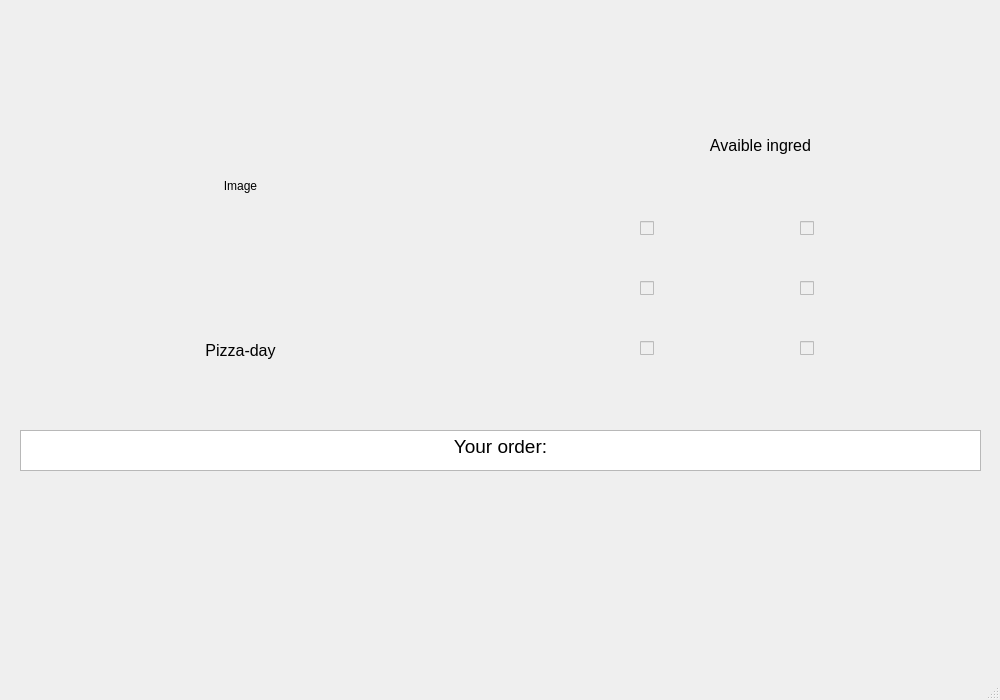
<?xml version="1.0" encoding="UTF-8"?>
<ui version="4.0">
 <class>MainWindow</class>
 <widget class="QMainWindow" name="MainWindow">
  <property name="geometry">
   <rect>
    <x>0</x>
    <y>0</y>
    <width>1000</width>
    <height>700</height>
   </rect>
  </property>
  <property name="windowTitle">
   <string>MainWindow</string>
  </property>
  <widget class="QWidget" name="centralwidget">
   <widget class="QLabel" name="label">
    <property name="geometry">
     <rect>
      <x>110</x>
      <y>60</y>
      <width>261</width>
      <height>251</height>
     </rect>
    </property>
    <property name="text">
     <string>Image</string>
    </property>
    <property name="alignment">
     <set>Qt::AlignCenter</set>
    </property>
   </widget>
   <widget class="QLabel" name="label_2">
    <property name="geometry">
     <rect>
      <x>150</x>
      <y>330</y>
      <width>181</width>
      <height>41</height>
     </rect>
    </property>
    <property name="font">
     <font>
      <pointsize>12</pointsize>
     </font>
    </property>
    <property name="text">
     <string>Pizza-day</string>
    </property>
    <property name="alignment">
     <set>Qt::AlignCenter</set>
    </property>
    <property name="wordWrap">
     <bool>true</bool>
    </property>
   </widget>
   <widget class="QLabel" name="label_3">
    <property name="geometry">
     <rect>
      <x>580</x>
      <y>110</y>
      <width>361</width>
      <height>71</height>
     </rect>
    </property>
    <property name="font">
     <font>
      <pointsize>12</pointsize>
     </font>
    </property>
    <property name="text">
     <string>Avaible ingred</string>
    </property>
    <property name="alignment">
     <set>Qt::AlignCenter</set>
    </property>
    <property name="wordWrap">
     <bool>true</bool>
    </property>
   </widget>
   <widget class="QLabel" name="label_4">
    <property name="geometry">
     <rect>
      <x>360</x>
      <y>510</y>
      <width>281</width>
      <height>71</height>
     </rect>
    </property>
    <property name="font">
     <font>
      <pointsize>12</pointsize>
     </font>
    </property>
    <property name="text">
     <string/>
    </property>
    <property name="alignment">
     <set>Qt::AlignCenter</set>
    </property>
    <property name="wordWrap">
     <bool>true</bool>
    </property>
   </widget>
   <widget class="QLabel" name="label_5">
    <property name="geometry">
     <rect>
      <x>360</x>
      <y>580</y>
      <width>281</width>
      <height>51</height>
     </rect>
    </property>
    <property name="font">
     <font>
      <pointsize>12</pointsize>
     </font>
    </property>
    <property name="text">
     <string/>
    </property>
    <property name="alignment">
     <set>Qt::AlignCenter</set>
    </property>
    <property name="wordWrap">
     <bool>true</bool>
    </property>
   </widget>
   <widget class="QTextBrowser" name="textBrowser">
    <property name="geometry">
     <rect>
      <x>20</x>
      <y>430</y>
      <width>961</width>
      <height>41</height>
     </rect>
    </property>
    <property name="lineWidth">
     <number>1</number>
    </property>
    <property name="html">
     <string>&lt;!DOCTYPE HTML PUBLIC &quot;-//W3C//DTD HTML 4.0//EN&quot; &quot;http://www.w3.org/TR/REC-html40/strict.dtd&quot;&gt;
&lt;html&gt;&lt;head&gt;&lt;meta name=&quot;qrichtext&quot; content=&quot;1&quot; /&gt;&lt;style type=&quot;text/css&quot;&gt;
p, li { white-space: pre-wrap; }
&lt;/style&gt;&lt;/head&gt;&lt;body style=&quot; font-family:'MS Shell Dlg 2'; font-size:8.25pt; font-weight:400; font-style:normal;&quot;&gt;
&lt;p align=&quot;center&quot; style=&quot; margin-top:0px; margin-bottom:0px; margin-left:0px; margin-right:0px; -qt-block-indent:0; text-indent:0px;&quot;&gt;&lt;span style=&quot; font-size:14pt;&quot;&gt;Your order:&lt;/span&gt;&lt;/p&gt;&lt;/body&gt;&lt;/html&gt;</string>
    </property>
   </widget>
   <widget class="QCheckBox" name="checkBox">
    <property name="enabled">
     <bool>false</bool>
    </property>
    <property name="geometry">
     <rect>
      <x>640</x>
      <y>220</y>
      <width>121</width>
      <height>17</height>
     </rect>
    </property>
    <property name="text">
     <string/>
    </property>
    <property name="checkable">
     <bool>true</bool>
    </property>
    <property name="checked">
     <bool>false</bool>
    </property>
    <property name="tristate">
     <bool>false</bool>
    </property>
   </widget>
   <widget class="QCheckBox" name="checkBox_2">
    <property name="enabled">
     <bool>false</bool>
    </property>
    <property name="geometry">
     <rect>
      <x>640</x>
      <y>280</y>
      <width>121</width>
      <height>17</height>
     </rect>
    </property>
    <property name="text">
     <string/>
    </property>
   </widget>
   <widget class="QCheckBox" name="checkBox_3">
    <property name="enabled">
     <bool>false</bool>
    </property>
    <property name="geometry">
     <rect>
      <x>640</x>
      <y>340</y>
      <width>121</width>
      <height>17</height>
     </rect>
    </property>
    <property name="text">
     <string/>
    </property>
   </widget>
   <widget class="QCheckBox" name="checkBox_4">
    <property name="enabled">
     <bool>false</bool>
    </property>
    <property name="geometry">
     <rect>
      <x>800</x>
      <y>220</y>
      <width>121</width>
      <height>17</height>
     </rect>
    </property>
    <property name="text">
     <string/>
    </property>
   </widget>
   <widget class="QCheckBox" name="checkBox_5">
    <property name="enabled">
     <bool>false</bool>
    </property>
    <property name="geometry">
     <rect>
      <x>800</x>
      <y>280</y>
      <width>121</width>
      <height>17</height>
     </rect>
    </property>
    <property name="text">
     <string/>
    </property>
   </widget>
   <widget class="QCheckBox" name="checkBox_6">
    <property name="enabled">
     <bool>false</bool>
    </property>
    <property name="geometry">
     <rect>
      <x>800</x>
      <y>340</y>
      <width>121</width>
      <height>17</height>
     </rect>
    </property>
    <property name="text">
     <string/>
    </property>
   </widget>
  </widget>
  <widget class="QMenuBar" name="menubar">
   <property name="geometry">
    <rect>
     <x>0</x>
     <y>0</y>
     <width>1000</width>
     <height>21</height>
    </rect>
   </property>
  </widget>
  <widget class="QStatusBar" name="statusbar"/>
 </widget>
 <resources/>
 <connections/>
</ui>
